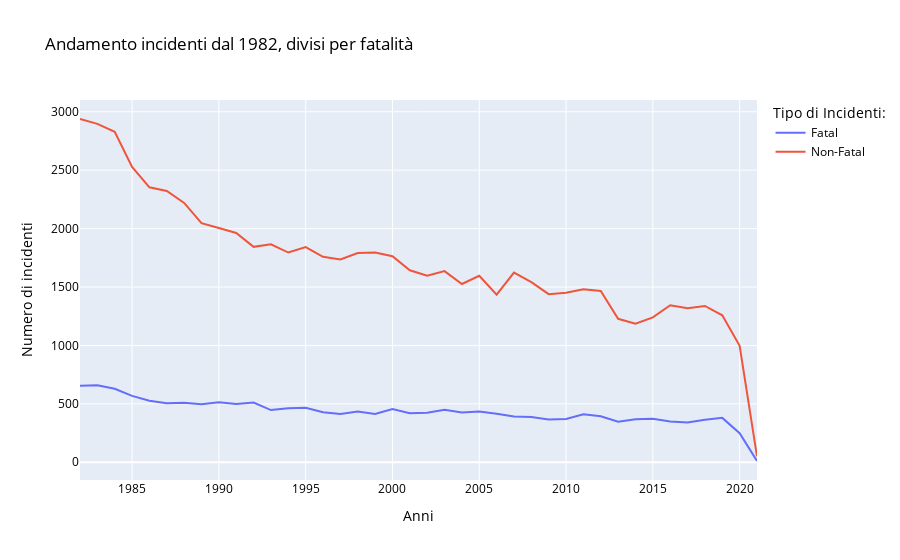

The notebook cell this image was saved under:
### Markdown cell above
<h3>2. Andamento Incidenti dal 1982, divisi per fatalià</h3>
<p>In questo grafico si analizza l'andamento degli incidenti dal 1982 fino a febbraio 2021, suddividendo gli incidenti fatali da quelli non fatali.</p>
<h4>Osservazioni:</h4>
<p>Si osserva come è presente un evidente calo degli incidenti non fatale nel corso degli anni. Si passa da 2938 incidenti del 1982 a 1258 incidenti dell'anno 2019.<br>
   Per quanto riguarda gli incidenti fatali si evince che la tendenza a diminuire è meno marcata ma presente. Si passa da 655 casi fatali del 1982 a 380 casi fatali nel 2019. </p>
<h4>Grafico:</h4>

### Code cell
a = aviation_slim[(aviation_slim['Investigation.Type'] != 'UNKNOWN') & (aviation_slim['year'] > 1981)]
a = a.groupby(['year','InjurySeverityType']).year.count().reset_index(name="count")

fig = px.line(a, x='year' , y='count' ,color="InjurySeverityType",title='Andamento Incidenti dal 1982')
fig.update_layout(
    title="Andamento incidenti dal 1982, divisi per fatalità",
    xaxis_title="Anni",
    yaxis_title="Numero di incidenti",
    legend_title="Tipo di Incidenti:",
    font=dict(
        size=12,
        color="Black"
    )
)

fig.show()

### Figure 1 — Plotly figure (JSON) as saved in the notebook; plotly's stock layout.template omitted (floating-point values rounded to 4 significant figures)
{"data": [{"hovertemplate": "InjurySeverityType=Fatal<br>year=%{x}<br>count=%{y}<extra></extra>", "legendgroup": "Fatal", "line": {"color": "#636efa", "dash": "solid"}, "marker": {"symbol": "circle"}, "mode": "lines", "name": "Fatal", "orientation": "v", "showlegend": true, "type": "scatter", "x": [1982, 1983, 1984, 1985, 1986, 1987, 1988, 1989, 1990, 1991, 1992, 1993, 1994, 1995, 1996, 1997, 1998, 1999, 2000, 2001, 2002, 2003, 2004, 2005, 2006, 2007, 2008, 2009, 2010, 2011, 2012, 2013, 2014, 2015, 2016, 2017, 2018, 2019, 2020, 2021], "xaxis": "x", "y": [655, 660, 629, 568, 527, 506, 510, 497, 513, 499, 511, 447, 462, 467, 428, 413, 435, 413, 456, 420, 424, 449, 426, 435, 416, 392, 388, 366, 370, 411, 394, 347, 368, 372, 350, 340, 365, 380, 249, 11], "yaxis": "y"}, {"hovertemplate": "InjurySeverityType=Non-Fatal<br>year=%{x}<br>count=%{y}<extra></extra>", "legendgroup": "Non-Fatal", "line": {"color": "#EF553B", "dash": "solid"}, "marker": {"symbol": "circle"}, "mode": "lines", "name": "Non-Fatal", "orientation": "v", "showlegend": true, "type": "scatter", "x": [1982, 1983, 1984, 1985, 1986, 1987, 1988, 1989, 1990, 1991, 1992, 1993, 1994, 1995, 1996, 1997, 1998, 1999, 2000, 2001, 2002, 2003, 2004, 2005, 2006, 2007, 2008, 2009, 2010, 2011, 2012, 2013, 2014, 2015, 2016, 2017, 2018, 2019, 2020, 2021], "xaxis": "x", "y": [2938, 2896, 2828, 2528, 2353, 2322, 2220, 2047, 2005, 1963, 1844, 1866, 1795, 1842, 1759, 1735, 1791, 1796, 1764, 1643, 1596, 1636, 1526, 1596, 1435, 1624, 1542, 1439, 1451, 1480, 1467, 1228, 1186, 1240, 1344, 1318, 1338, 1258, 997, 51], "yaxis": "y"}], "layout": {"autosize": true, "font": {"color": "Black", "size": 12}, "legend": {"title": {"text": "Tipo di Incidenti:"}, "tracegroupgap": 0}, "title": {"text": "Andamento incidenti dal 1982, divisi per fatalità"}, "xaxis": {"anchor": "y", "autorange": true, "domain": [0, 1], "range": [1982, 2021], "title": {"text": "Anni"}, "type": "linear"}, "yaxis": {"anchor": "x", "autorange": true, "domain": [0, 1], "range": [-151.6, 3101.0], "title": {"text": "Numero di incidenti"}, "type": "linear"}}}
